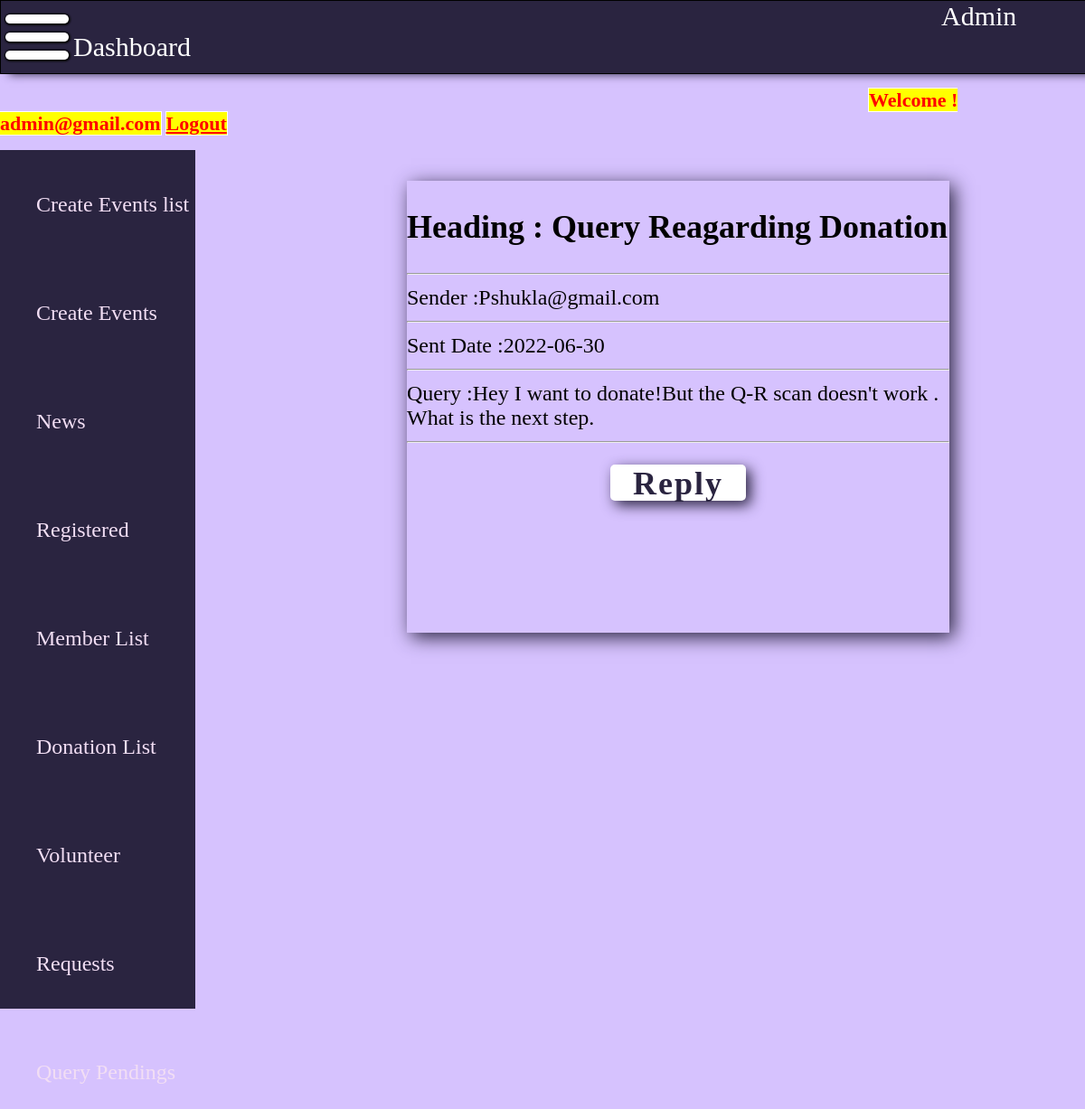
/displayQueryDetail.php?id=2 (signed in), run on the app's committed database.
### tables this page shows
CREATE TABLE IF NOT EXISTS `query` (
  `qid` int(11) NOT NULL AUTO_INCREMENT,
  `q_username` varchar(40) NOT NULL,
  `q_head` varchar(40) NOT NULL,
  `q_desc` text NOT NULL,
  `q_reciever` varchar(40) NOT NULL DEFAULT 'admin',
  `q_date` date NOT NULL,
  PRIMARY KEY (`qid`)
);

### displayQueryDetail.php (the view)
<?php
require_once('adminMenu.php');
?>
<div id='content'>
    <div id='rightside' style='font-size:24px;'>
      <?php
      $id = $_REQUEST["id"];
      include("dbconnect.php");
      $rsinfo = mysqli_query($con , "select * from query where qid='$id' ");
      $row=mysqli_fetch_array($rsinfo);
      $sname = $row["q_username"];
      echo("<div>");
      echo("<h2> Heading : " . $row["q_head"] . "</h2>");
      echo("<hr>");
      echo("Sender :" . $row["q_username"]);
      echo("<hr>");
      echo("Sent Date :" . $row["q_date"]);
      echo("<hr>");
      echo("Query :" . $row["q_desc"]);
      echo("<hr>");
     ?>
    </div>
    <div id="replybtn">
    <a href="replyQueryForm.php?sendername=<?=$sname?>" > <H1> Reply</H1> </a>
    </div>
</div>

### style.css (style rules this page uses)
body { margin: 0px; padding: 0px; background-color: #D6C2FE; position: relative; }
#content { min-height: 1000px; width: 100%; }
#rightside { width: 50%; box-shadow: 5px 5px 20px #2A2440; min-height: 500px; display: inline-block; position: absolute; left: 450px; top: 200px; }
#replybtn { background-color: white; height: 40px; width: 150px; color: #2A2440; box-shadow: 5px 5px 15px #2A2440; margin: 0px auto; border-radius: 5px; }
#replybtn a { text-decoration: none; font-size:18px; letter-spacing: 2px; color: #2A2440; text-align: center; }

### data on the page
query: q_head "Query Reagarding Donation", q_username "Pshukla@gmail.com", q_date "2022-06-30", q_desc "Hey I want to donate!But the Q-R scan doesn't work . What is the next step."

### other printed values
$_SESSION["uname"] "admin@gmail.com"
